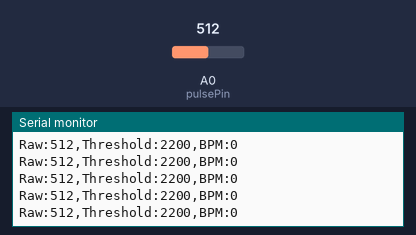
Bench run of a sketch on a simulated Arduino Uno, built with avr-gcc and run on an emulated ATmega328P. On the bench: the last lines printed to the serial monitor. Inputs (shaded band) come from the test bench; at power-on: A0 (pulsePin) = 512.

Above: at 5.2 s.
5.3 s: A0 (pulsePin) set to 11
At 6.2 s:
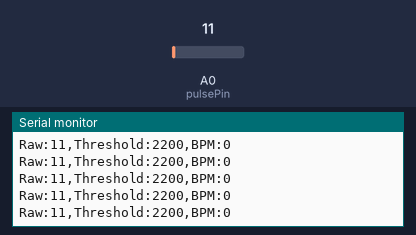
6.8 s: A0 (pulsePin) set to 8
At 7.9 s:
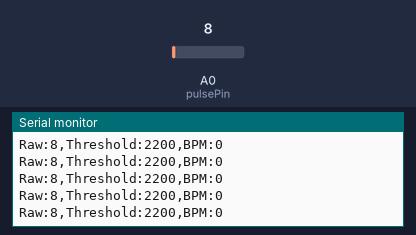
Timing chart, 0 to 9.3 s (numbered marks = the images above; inputs shaded):
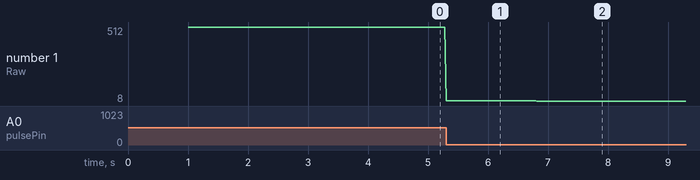

Measured:
- after the input at 5.3 s, the serial monitor: prints a new line at once (image 1)
- after the input at 6.8 s, the serial monitor: prints a new line at once (image 2)
- plotted number 1: 512 → 11 after the input at 5.3 s, 11 → 8 after the input at 6.8 s

The sketch:

esp_pulse.ino
```cpp
const int pulsePin = A0;

int threshold = 2200;   // 这个值可能要根据你的Raw波形调
bool wasAbove = false;

unsigned long lastBeatTime = 0;
int bpm = 0;

void setup() {
  Serial.begin(115200);
  delay(1000);
  Serial.println("Pulse BPM test");
}

void loop() {
  int value = analogRead(pulsePin);

  bool isAbove = value > threshold;

  if (isAbove && !wasAbove) {
    unsigned long now = millis();

    if (now - lastBeatTime > 300) {
      bpm = 60000 / (now - lastBeatTime);
      lastBeatTime = now;
    }
  }

  wasAbove = isAbove;

  Serial.print("Raw:");
  Serial.print(value);
  Serial.print(",");
  Serial.print("Threshold:");
  Serial.print(threshold);
  Serial.print(",");
  Serial.print("BPM:");
  Serial.println(bpm);

  delay(20);
}
```
